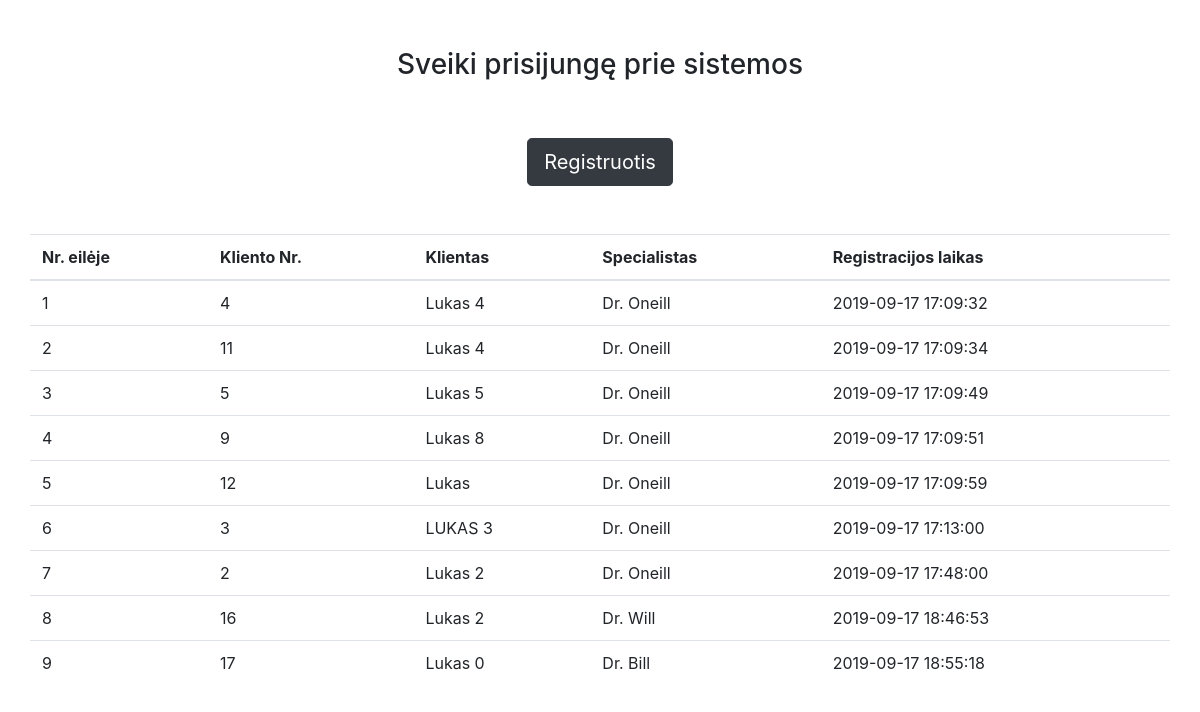
The page / on the database its author committed.
### tables this page shows
CREATE TABLE `registration` (
  `id` int(11) NOT NULL,
  `client_id` int(11) NOT NULL,
  `specialist_id` int(11) NOT NULL,
  `registered_at` datetime NOT NULL
);

CREATE TABLE `client` (
  `id` int(11) NOT NULL,
  `name` varchar(255) NOT NULL
);

CREATE TABLE `specialist` (
  `id` int(11) NOT NULL,
  `name` varchar(255) NOT NULL,
  `login_id` int(11) NOT NULL
);

### Registration.php (called while the page is built, shortened)
<?php
class Registration
{
    protected $conn;
    public function __construct($conn)
    {
        $this->conn = $conn;
    }
    public function getRegistrations()
    {
        $stmt = $this->conn->prepare('SELECT * FROM REGISTRATION ORDER BY REGISTERED_AT LIMIT 10');
        $stmt->execute();
        return $stmt->fetchAll();
    }
}

### Client.php (called while the page is built, shortened)
<?php
class Client
{
    protected $conn;
    public function __construct($conn)
    {
        $this->conn = $conn;
    }
    public function getName($id)
    {
        $stmt = $this->conn->prepare('SELECT NAME FROM CLIENT WHERE id = :id');
        $data = [
            'id' => $id
        ];
        $stmt->execute($data);
        $data = $stmt->fetch();
        return $data['NAME'];
    }
}

### Specialist.php (called while the page is built, shortened)
<?php
class Specialist
{
    protected $conn;
    public function __construct($conn)
    {
        $this->conn = $conn;
    }
    public function getName($id)
    {
        $stmt = $this->conn->prepare('SELECT NAME FROM SPECIALIST WHERE id = :id');
        $stmt->bindParam(':id', $id, PDO::PARAM_INT);
        $stmt->execute();
        return $stmt->fetch()['NAME'];
    }
}

### index.php (the view, shortened to what this page needs)
<link href="https://stackpath.bootstrapcdn.com/bootstrap/4.3.1/css/bootstrap.min.css" rel="stylesheet"
>
<?php
require_once('Database.php');
require_once('Registration.php');
require_once('Client.php');
require_once('Specialist.php');
$conn = Database::getConnection();
$reg = new Registration($conn);
$clients = $reg->getRegistrations();
$clientObj = new Client($conn);
$spec = new Specialist($conn);
?>
<div class="container">
    <div class="row justify-content-center pt-5">
        <h3> Sveiki prisijungę prie sistemos </h3>
    </div>
    <div class="row justify-content-center pt-5">
        <a href="register.php" class="btn btn-lg btn-dark"> Registruotis </a>
    </div>
    <div class="row pt-5">
        <table class="table">
            <thead>
            <tr>
                <th> Nr. eilėje</th>
                <th> Kliento Nr.</th>
                <th> Klientas</th>
                <th> Specialistas</th>
                <th> Registracijos laikas</th>
            </tr>
            </thead>
            <tbody>
            <?php foreach ($clients as $key => $client) {
                echo '
                        <tr>
                            <td> ' . ($key + 1) . '</td>
                            <td> ' . $client['id'] . ' </td>
                            <td> ' . $clientObj->getName($client['client_id']) . '</td>
                            <td> ' . $spec->getName($client['specialist_id']) . ' </td>
                            <td> ' . $client['registered_at'] . ' </td>
                        </tr>
                    ';
            }
            ?>
            </tbody>
        </table>
    </div>
</div>

### rows shown on the page
registration: id "4", client.name "Lukas 4", specialist.name "Dr. Oneill", registered_at "2019-09-17 17:09:32"
registration: id "11", client.name "Lukas 4", specialist.name "Dr. Oneill", registered_at "2019-09-17 17:09:34"
registration: id "5", client.name "Lukas 5", specialist.name "Dr. Oneill", registered_at "2019-09-17 17:09:49"
registration: id "9", client.name "Lukas 8", specialist.name "Dr. Oneill", registered_at "2019-09-17 17:09:51"
registration: id "12", client.name "Lukas", specialist.name "Dr. Oneill", registered_at "2019-09-17 17:09:59"
registration: id "3", client.name "LUKAS 3", specialist.name "Dr. Oneill", registered_at "2019-09-17 17:13:00"
registration: id "2", client.name "Lukas 2", specialist.name "Dr. Oneill", registered_at "2019-09-17 17:48:00"
registration: id "16", client.name "Lukas 2", specialist.name "Dr. Will", registered_at "2019-09-17 18:46:53"
registration: id "17", client.name "Lukas 0", specialist.name "Dr. Bill", registered_at "2019-09-17 18:55:18"
